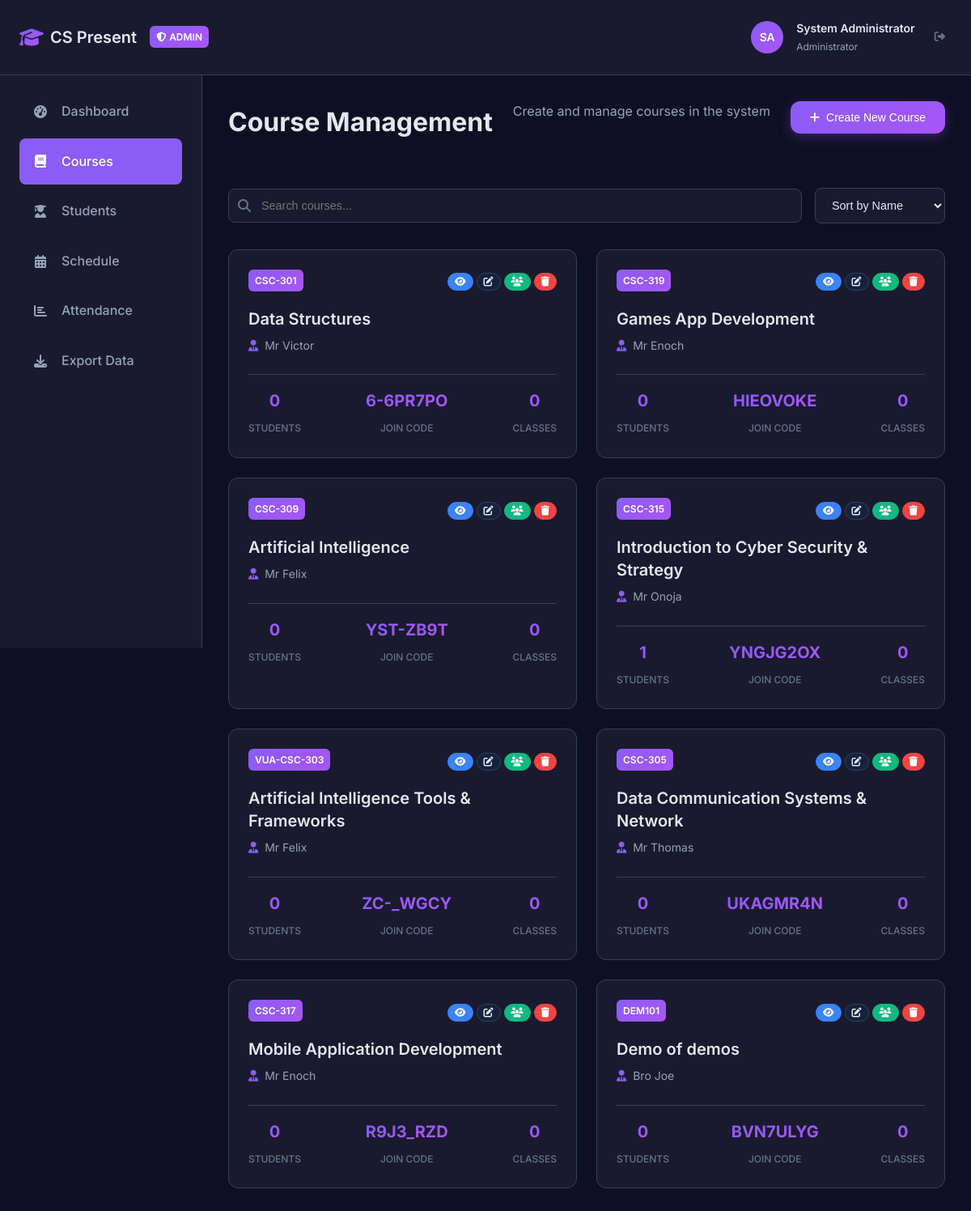
Screenshot of /courses (signed in) with the database file from the repository.
### models.py (models this page shows, shortened)
class Course(db.Model):
    id = db.Column(db.Integer, primary_key=True)
    course_code = db.Column(db.String(10), unique=True, nullable=False)
    course_title = db.Column(db.String(200), nullable=False)
    lecturer_name = db.Column(db.String(100), nullable=False)
    description = db.Column(db.Text)
    join_code = db.Column(db.String(10), unique=True, nullable=False)
    cover_image = db.Column(db.String(255), default='default-course.jpg')
    created_at = db.Column(db.DateTime, default=datetime.utcnow)
    enrollments = db.relationship('Enrollment', backref='course', lazy=True, cascade='all, delete-orphan')
    class_sessions = db.relationship('ClassSession', backref='course', lazy=True, cascade='all, delete-orphan')
    attendance_records = db.relationship('AttendanceRecord', backref='course', lazy=True, cascade='all, delete-orphan')
    def get_enrollment_count(self):
        return len(self.enrollments)

### app.py (the view, shortened to what this page needs)
@app.route("/courses")
@login_required
def courses():
    user = User.query.get(session["user_id"])
    if user.role == "admin":
        courses = Course.query.all()
        return render_template("admin/courses.html", courses=courses, user=user)

### app.py (called while the page is built)
def login_required(f):
    @wraps(f)
    def decorated_function(*args, **kwargs):
        if "user_id" not in session:
            return redirect(url_for("login"))
        return f(*args, **kwargs)
    return decorated_function

### templates/admin/courses.html (shortened to what this page needs)
{% extends "base.html" %}
{% block content %}
<div class="app-layout">
    <div class="app-header">
        <div class="header-content">
            <div class="header-left">
                <a href="{{ url_for('admin_dashboard') }}" class="header-logo">
                    <i class="fas fa-graduation-cap"></i>
                    <span>CS Present</span>
                </a>
                <div class="admin-badge">
                    <i class="fas fa-shield-alt"></i>
                    Admin
                </div>
            </div>
            <div class="header-user">
                <div class="user-avatar admin-avatar">
                    SA
                </div>
                <div class="user-info">
                    <h3>System Administrator</h3>
                    <p>Administrator</p>
                </div>
                <button class="logout-btn" onclick="window.location.href='{{ url_for('logout') }}'">
                    <i class="fas fa-sign-out-alt"></i>
                </button>
            </div>
        </div>
    </div>
    <div class="admin-sidebar">
        <nav class="admin-nav">
            <a href="{{ url_for('admin_dashboard') }}" class="nav-link">
                <i class="fas fa-tachometer-alt"></i>
                <span>Dashboard</span>
            </a>
            <a href="{{ url_for('admin_courses') }}" class="nav-link active">
                <i class="fas fa-book"></i>
                <span>Courses</span>
            </a>
            <a href="{{ url_for('admin_students') }}" class="nav-link">
                <i class="fas fa-user-graduate"></i>
                <span>Students</span>
            </a>
            <a href="{{ url_for('admin_schedule') }}" class="nav-link">
                <i class="fas fa-calendar-alt"></i>
                <span>Schedule</span>
            </a>
            <a href="{{ url_for('admin_attendance') }}" class="nav-link">
                <i class="fas fa-chart-bar"></i>
                <span>Attendance</span>
            </a>
            <a href="{{ url_for('admin_exports') }}" class="nav-link">
                <i class="fas fa-download"></i>
                <span>Export Data</span>
            </a>
        </nav>
    </div>
    <div class="admin-main">
        <div class="admin-content">
            <div class="page-header">
                <h1 class="page-title">Course Management</h1>
                <p class="page-subtitle">Create and manage courses in the system</p>
                <button class="btn btn-primary" onclick="openModal('create-course-modal')">
                    <i class="fas fa-plus"></i>
                    Create New Course
                </button>
            </div>
            <div class="controls-section">
                <div class="search-filter">
                    <div class="search-box">
                        <i class="fas fa-search"></i>
                        <input type="text" id="searchCourses" placeholder="Search courses..." onkeyup="filterCourses()">
                    </div>
                    <select class="filter-select" id="sortCourses" onchange="sortCourses()">
                        <option value="name">Sort by Name</option>
                    </select>
                </div>
            </div>
            <div class="courses-grid" id="coursesList">
                {% for course in courses %}
                <div class="course-card" data-course-name="{{ course.course_title|lower }}" data-course-code="{{ course.course_code|lower }}">
                    <div class="course-header">
                        <div class="course-code">{{ course.course_code }}</div>
                        <div class="course-actions">
                            <button class="btn btn-info btn-sm" onclick="viewCourse({{ course.id }})" title="View Details">
                                <i class="fas fa-eye"></i>
                            </button>
                            <button class="btn btn-secondary btn-sm" onclick="editCourse({{ course.id }})" title="Edit Course">
                                <i class="fas fa-edit"></i>
                            </button>
                            <button class="btn btn-success btn-sm" onclick="manageStudents({{ course.id }})" title="Manage Students">
                                <i class="fas fa-users"></i>
                            </button>
                            <button class="btn btn-danger btn-sm" onclick="confirmDeleteCourse({{ course.id }}, '{{ course.course_title }}')" title="Delete Course">
                                <i class="fas fa-trash"></i>
                            </button>
                        </div>
                    </div>
                    <h3 class="course-title">{{ course.course_title }}</h3>
                    <p class="course-lecturer"><i class="fas fa-user-tie"></i> {{ course.lecturer_name }}</p>
                    <div class="course-stats">
                        <div class="stat-item">
                            <span class="stat-value">{{ course.get_enrollment_count() }}</span>
                            <span class="stat-label">Students</span>
                        </div>
                        <div class="stat-item">
                            <span class="stat-value">{{ course.join_code }}</span>
                            <span class="stat-label">Join Code</span>
                        </div>
                        <div class="stat-item">
                            <span class="stat-value">{{ course.class_sessions|length }}</span>
                            <span class="stat-label">Classes</span>
                        </div>
                    </div>
                </div>
                {% endfor %}
            </div>
        </div>
    </div>
</div>
{% endblock %}

### templates/base.html (shortened to what this page needs)
<!DOCTYPE html>
<html lang="en" data-theme="dark">
<head>
    <link rel="stylesheet" href="{{ url_for('static', filename='css/style.css') }}">
    <link href="https://cdnjs.cloudflare.com/ajax/libs/font-awesome/6.4.0/css/all.min.css" rel="stylesheet">
</head>
<body>
    {% block content %}{% endblock %}
</body>
</html>

### templates/admin/courses.html (style rules this page uses)
.admin-badge { display: flex; align-items: center; gap: var(--spacing-xs); background: var(--accent-gradient); color: white; padding: var(--spacing-xs) var(--spacing-sm); border-radius: var(--radius-sm); font-size: 0.75rem; font-weight: 600; text-transform: uppercase; }
.admin-avatar { background: var(--accent-gradient); }
.admin-sidebar { position: fixed; left: 0; top: 85px; width: 250px; height: calc(100vh - 85px); background: var(--bg-secondary); border-right: 1px solid var(--border-color); padding: var(--spacing-lg); z-index: 50; }
.admin-nav { display: flex; flex-direction: column; gap: var(--spacing-xs); }
.nav-link { display: flex; align-items: center; gap: var(--spacing-md); padding: var(--spacing-md); color: var(--text-secondary); text-decoration: none; border-radius: var(--radius-md); transition: all 0.2s ease; font-weight: 500; }
.nav-link.active { background: var(--accent-primary); color: white; }
.nav-link i { width: 20px; text-align: center; }
.admin-main { margin-left: 250px; min-height: calc(100vh - 85px); background: var(--bg-primary); }
.admin-content { padding: var(--spacing-xl); }
.page-header { display: flex; justify-content: space-between; align-items: flex-start; margin-bottom: var(--spacing-2xl); flex-wrap: wrap; gap: var(--spacing-lg); }
.page-title { font-size: 2rem; font-weight: 700; color: var(--text-primary); margin-bottom: var(--spacing-sm); }
.page-subtitle { color: var(--text-secondary); font-size: 1rem; }
.courses-grid { display: grid; grid-template-columns: repeat(auto-fit, minmax(300px, 1fr)); gap: var(--spacing-lg); }
.course-card { background: var(--bg-secondary); border: 1px solid var(--border-color); border-radius: var(--radius-lg); padding: var(--spacing-lg); transition: all 0.3s ease; }
.course-header { display: flex; justify-content: space-between; align-items: center; margin-bottom: var(--spacing-md); }
.course-code { background: var(--accent-gradient); color: white; padding: var(--spacing-xs) var(--spacing-sm); border-radius: var(--radius-sm); font-size: 0.75rem; font-weight: 600; text-transform: uppercase; }
.course-actions { display: flex; gap: var(--spacing-xs); }
.btn-sm { padding: var(--spacing-xs) var(--spacing-sm); font-size: 0.75rem; }
.btn-danger { background: var(--error); color: white; border: 1px solid var(--error); }
.course-title { font-size: 1.25rem; font-weight: 600; color: var(--text-primary); margin-bottom: var(--spacing-sm); line-height: 1.4; }
.course-lecturer { color: var(--text-secondary); font-size: 0.875rem; margin-bottom: var(--spacing-lg); }
.course-stats { display: flex; justify-content: space-between; align-items: center; padding-top: var(--spacing-md); border-top: 1px solid var(--border-color); }
.stat-item { text-align: center; }
.stat-value { display: block; font-size: 1.25rem; font-weight: 700; color: var(--accent-primary); }
.stat-label { font-size: 0.75rem; color: var(--text-muted); text-transform: uppercase; }
.controls-section { margin-bottom: var(--spacing-xl); }
.search-filter { display: flex; gap: var(--spacing-md); align-items: center; flex-wrap: wrap; }
.search-box { position: relative; flex: 1; min-width: 250px; }
.search-box i { position: absolute; left: 12px; top: 50%; transform: translateY(-50%); color: var(--text-muted); z-index: 2; }
.search-box input { width: 100%; padding: 12px 12px 12px 40px; background: var(--bg-secondary); border: 1px solid var(--border-color); border-radius: var(--radius-md); color: var(--text-primary); font-size: 0.9rem; }
.filter-select { padding: 12px 16px; background: var(--bg-secondary); border: 1px solid var(--border-color); border-radius: var(--radius-md); color: var(--text-primary); font-size: 0.9rem; min-width: 160px; }
.course-lecturer i { margin-right: var(--spacing-xs); color: var(--accent-primary); }
.btn-info { background: var(--info); color: white; border: 1px solid var(--info); }
.btn-success { background: var(--success); color: white; border: 1px solid var(--success); }

### rows the page displays
Course: course_code "CSC-301", course_title "Data Structures", lecturer_name "Mr Victor", get_enrollment_count "0", join_code "6-6PR7PO", class_sessions|length "0"
Course: course_code "CSC-319", course_title "Games App Development", lecturer_name "Mr Enoch", get_enrollment_count "0", join_code "HIEOVOKE", class_sessions|length "0"
Course: course_code "CSC-309", course_title "Artificial Intelligence", lecturer_name "Mr Felix", get_enrollment_count "0", join_code "YST-ZB9T", class_sessions|length "0"
Course: course_code "CSC-315", course_title "Introduction to Cyber Security & Strategy", lecturer_name "Mr Onoja", get_enrollment_count "1", join_code "YNGJG2OX", class_sessions|length "0"
Course: course_code "VUA-CSC-303", course_title "Artificial Intelligence Tools & Frameworks", lecturer_name "Mr Felix", get_enrollment_count "0", join_code "ZC-_WGCY", class_sessions|length "0"
Course: course_code "CSC-305", course_title "Data Communication Systems & Network", lecturer_name "Mr Thomas", get_enrollment_count "0", join_code "UKAGMR4N", class_sessions|length "0"
Course: course_code "CSC-317", course_title "Mobile Application Development", lecturer_name "Mr Enoch", get_enrollment_count "0", join_code "R9J3_RZD", class_sessions|length "0"
Course: course_code "DEM101", course_title "Demo of demos", lecturer_name "Bro Joe", get_enrollment_count "0", join_code "BVN7ULYG", class_sessions|length "0"
